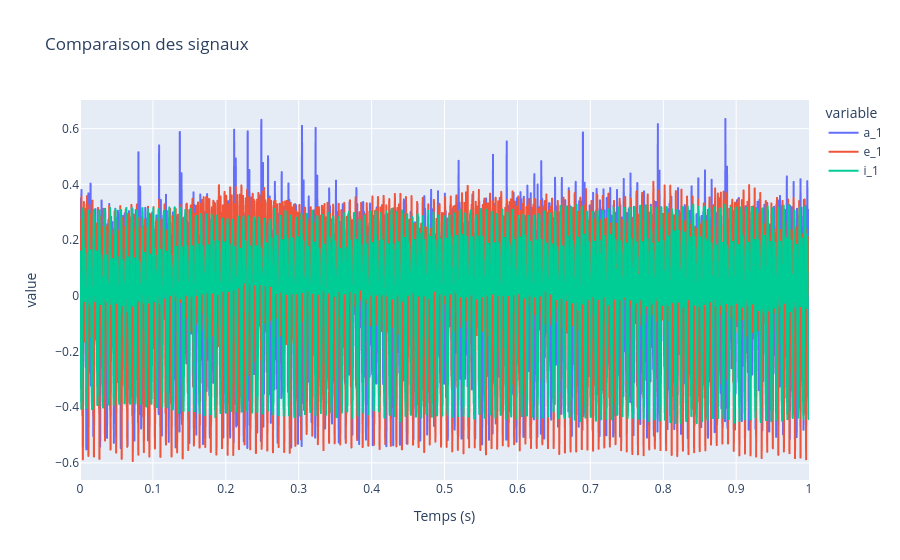

The cell this chart's notebook holds for it:
### Markdown cell above
## 2.1 Lecture des fichiers et affichages

### Code cell
a1,t = extract_signal("data_2/a_1.npz")
# trace(t, {"s": a1}, "Signal a_1.npz", nom_abscisse="Temps (s)")

e1,t = extract_signal("data_2/e_1.npz")
# trace(t, {"s": e1}, "Signal e_1.npz", nom_abscisse="Temps (s)")

i1,t = extract_signal("data_2/i_1.npz")
# trace(t, {"s": i1}, "Signal i_1.npz", nom_abscisse="Temps (s)")


trace(t, {"a_1": a1, "e_1": e1, "i_1": i1}, "Comparaison des signaux", nom_abscisse="Temps (s)")

### Figure 1 — Plotly figure (JSON) as saved in the notebook; plotly's stock layout.template omitted (floating-point values rounded to 4 significant figures; data arrays with more than 128 entries replaced by an {"elided": "..."} marker saying what was removed)
{"data": [{"hovertemplate": "variable=a_1<br>Temps (s)=%{x}<br>value=%{y}<extra></extra>", "legendgroup": "a_1", "line": {"color": "#636efa", "dash": "solid"}, "marker": {"symbol": "circle"}, "mode": "lines", "name": "a_1", "showlegend": true, "type": "scattergl", "x": {"elided": "12000 float values"}, "xaxis": "x", "y": {"elided": "12000 float values"}, "yaxis": "y"}, {"hovertemplate": "variable=e_1<br>Temps (s)=%{x}<br>value=%{y}<extra></extra>", "legendgroup": "e_1", "line": {"color": "#EF553B", "dash": "solid"}, "marker": {"symbol": "circle"}, "mode": "lines", "name": "e_1", "showlegend": true, "type": "scattergl", "x": {"elided": "12000 float values"}, "xaxis": "x", "y": {"elided": "12000 float values"}, "yaxis": "y"}, {"hovertemplate": "variable=i_1<br>Temps (s)=%{x}<br>value=%{y}<extra></extra>", "legendgroup": "i_1", "line": {"color": "#00cc96", "dash": "solid"}, "marker": {"symbol": "circle"}, "mode": "lines", "name": "i_1", "showlegend": true, "type": "scattergl", "x": {"elided": "12000 float values"}, "xaxis": "x", "y": {"elided": "12000 float values"}, "yaxis": "y"}], "layout": {"legend": {"title": {"text": "variable"}, "tracegroupgap": 0}, "title": {"text": "Comparaison des signaux"}, "xaxis": {"anchor": "y", "domain": [0, 1], "title": {"text": "Temps (s)"}}, "yaxis": {"anchor": "x", "domain": [0, 1], "title": {"text": "value"}}}}
